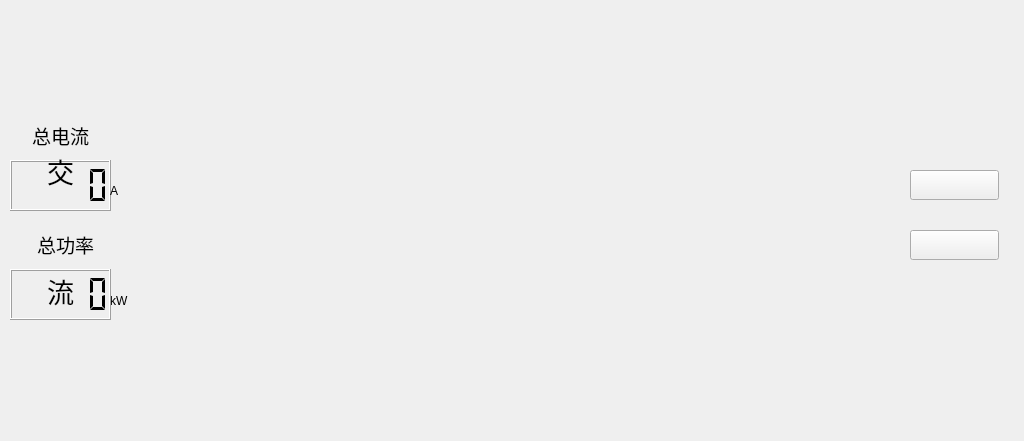
<?xml version="1.0" encoding="UTF-8"?>
<ui version="4.0">
 <class>HomeWid</class>
 <widget class="QWidget" name="HomeWid">
  <property name="geometry">
   <rect>
    <x>0</x>
    <y>0</y>
    <width>1024</width>
    <height>441</height>
   </rect>
  </property>
  <property name="windowTitle">
   <string>Form</string>
  </property>
  <widget class="QWidget" name="widget_1" native="true">
   <property name="geometry">
    <rect>
     <x>220</x>
     <y>54</y>
     <width>96</width>
     <height>96</height>
    </rect>
   </property>
   <property name="styleSheet">
    <string notr="true"/>
   </property>
  </widget>
  <widget class="QWidget" name="widget_2" native="true">
   <property name="geometry">
    <rect>
     <x>220</x>
     <y>300</y>
     <width>96</width>
     <height>96</height>
    </rect>
   </property>
   <property name="styleSheet">
    <string notr="true"/>
   </property>
  </widget>
  <widget class="QWidget" name="widget_3" native="true">
   <property name="geometry">
    <rect>
     <x>360</x>
     <y>54</y>
     <width>96</width>
     <height>96</height>
    </rect>
   </property>
   <property name="styleSheet">
    <string notr="true"/>
   </property>
  </widget>
  <widget class="QWidget" name="widget_4" native="true">
   <property name="geometry">
    <rect>
     <x>360</x>
     <y>300</y>
     <width>96</width>
     <height>96</height>
    </rect>
   </property>
   <property name="styleSheet">
    <string notr="true"/>
   </property>
  </widget>
  <widget class="QWidget" name="widget_5" native="true">
   <property name="geometry">
    <rect>
     <x>510</x>
     <y>54</y>
     <width>96</width>
     <height>96</height>
    </rect>
   </property>
   <property name="styleSheet">
    <string notr="true"/>
   </property>
  </widget>
  <widget class="QWidget" name="widget_6" native="true">
   <property name="geometry">
    <rect>
     <x>510</x>
     <y>300</y>
     <width>96</width>
     <height>96</height>
    </rect>
   </property>
   <property name="styleSheet">
    <string notr="true"/>
   </property>
  </widget>
  <widget class="QWidget" name="widget_7" native="true">
   <property name="geometry">
    <rect>
     <x>670</x>
     <y>54</y>
     <width>96</width>
     <height>96</height>
    </rect>
   </property>
   <property name="styleSheet">
    <string notr="true"/>
   </property>
  </widget>
  <widget class="QWidget" name="widget_8" native="true">
   <property name="geometry">
    <rect>
     <x>670</x>
     <y>300</y>
     <width>96</width>
     <height>96</height>
    </rect>
   </property>
   <property name="styleSheet">
    <string notr="true"/>
   </property>
  </widget>
  <widget class="QWidget" name="widget_9" native="true">
   <property name="geometry">
    <rect>
     <x>820</x>
     <y>54</y>
     <width>96</width>
     <height>96</height>
    </rect>
   </property>
   <property name="styleSheet">
    <string notr="true"/>
   </property>
  </widget>
  <widget class="QWidget" name="widget_10" native="true">
   <property name="geometry">
    <rect>
     <x>820</x>
     <y>300</y>
     <width>96</width>
     <height>96</height>
    </rect>
   </property>
   <property name="styleSheet">
    <string notr="true"/>
   </property>
  </widget>
  <widget class="QPushButton" name="downBtn">
   <property name="geometry">
    <rect>
     <x>910</x>
     <y>230</y>
     <width>89</width>
     <height>30</height>
    </rect>
   </property>
   <property name="styleSheet">
    <string notr="true">border-image: url(:/new/prefix1/image/next.png);</string>
   </property>
   <property name="text">
    <string/>
   </property>
   <property name="iconSize">
    <size>
     <width>89</width>
     <height>30</height>
    </size>
   </property>
  </widget>
  <widget class="QPushButton" name="upBtn">
   <property name="geometry">
    <rect>
     <x>910</x>
     <y>170</y>
     <width>89</width>
     <height>30</height>
    </rect>
   </property>
   <property name="styleSheet">
    <string notr="true">border-image: url(:/new/prefix1/image/last.png);</string>
   </property>
   <property name="text">
    <string/>
   </property>
   <property name="iconSize">
    <size>
     <width>89</width>
     <height>30</height>
    </size>
   </property>
  </widget>
  <widget class="QLabel" name="label">
   <property name="geometry">
    <rect>
     <x>20</x>
     <y>120</y>
     <width>81</width>
     <height>31</height>
    </rect>
   </property>
   <property name="font">
    <font>
     <family>AR PL UKai CN</family>
     <pointsize>14</pointsize>
     <bold>false</bold>
     <stylestrategy>PreferAntialias</stylestrategy>
    </font>
   </property>
   <property name="text">
    <string>总电流</string>
   </property>
   <property name="alignment">
    <set>Qt::AlignCenter</set>
   </property>
  </widget>
  <widget class="QLabel" name="label_2">
   <property name="geometry">
    <rect>
     <x>20</x>
     <y>229</y>
     <width>91</width>
     <height>31</height>
    </rect>
   </property>
   <property name="font">
    <font>
     <family>AR PL UKai CN</family>
     <pointsize>14</pointsize>
     <bold>false</bold>
    </font>
   </property>
   <property name="text">
    <string>总功率</string>
   </property>
   <property name="alignment">
    <set>Qt::AlignCenter</set>
   </property>
  </widget>
  <widget class="QLCDNumber" name="curLcd">
   <property name="geometry">
    <rect>
     <x>10</x>
     <y>160</y>
     <width>101</width>
     <height>51</height>
    </rect>
   </property>
   <property name="font">
    <font>
     <pointsize>12</pointsize>
     <bold>true</bold>
    </font>
   </property>
   <property name="segmentStyle">
    <enum>QLCDNumber::Flat</enum>
   </property>
  </widget>
  <widget class="QLabel" name="label_3">
   <property name="geometry">
    <rect>
     <x>110</x>
     <y>180</y>
     <width>21</width>
     <height>21</height>
    </rect>
   </property>
   <property name="text">
    <string>A</string>
   </property>
  </widget>
  <widget class="QLabel" name="label_4">
   <property name="geometry">
    <rect>
     <x>110</x>
     <y>290</y>
     <width>41</width>
     <height>21</height>
    </rect>
   </property>
   <property name="text">
    <string>kW</string>
   </property>
  </widget>
  <widget class="QLCDNumber" name="powLcd">
   <property name="geometry">
    <rect>
     <x>10</x>
     <y>269</y>
     <width>101</width>
     <height>51</height>
    </rect>
   </property>
   <property name="font">
    <font>
     <bold>true</bold>
    </font>
   </property>
   <property name="segmentStyle">
    <enum>QLCDNumber::Flat</enum>
   </property>
  </widget>
  <widget class="QWidget" name="widget" native="true">
   <property name="geometry">
    <rect>
     <x>130</x>
     <y>130</y>
     <width>691</width>
     <height>191</height>
    </rect>
   </property>
   <property name="styleSheet">
    <string notr="true">border-image: url(:/new/prefix1/image/branchs.png);</string>
   </property>
  </widget>
  <widget class="QLabel" name="name1">
   <property name="geometry">
    <rect>
     <x>10</x>
     <y>120</y>
     <width>101</width>
     <height>101</height>
    </rect>
   </property>
   <property name="font">
    <font>
     <family>Ubuntu</family>
     <pointsize>20</pointsize>
     <italic>false</italic>
     <bold>false</bold>
    </font>
   </property>
   <property name="styleSheet">
    <string notr="true">font: 57 20pt &quot;Ubuntu&quot;;</string>
   </property>
   <property name="lineWidth">
    <number>1</number>
   </property>
   <property name="text">
    <string>交</string>
   </property>
   <property name="alignment">
    <set>Qt::AlignCenter</set>
   </property>
  </widget>
  <widget class="QLabel" name="name2">
   <property name="geometry">
    <rect>
     <x>10</x>
     <y>240</y>
     <width>101</width>
     <height>101</height>
    </rect>
   </property>
   <property name="font">
    <font>
     <family>Ubuntu</family>
     <pointsize>20</pointsize>
     <italic>false</italic>
     <bold>false</bold>
    </font>
   </property>
   <property name="styleSheet">
    <string notr="true">font: 57 20pt &quot;Ubuntu&quot;;</string>
   </property>
   <property name="text">
    <string>流</string>
   </property>
   <property name="alignment">
    <set>Qt::AlignCenter</set>
   </property>
  </widget>
 </widget>
 <resources/>
 <connections/>
</ui>
